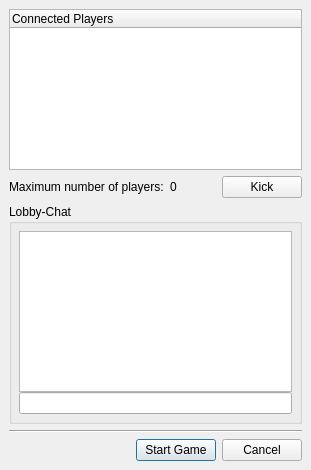
<ui version="4.0" >
 <class>startNetworkGameDialog</class>
 <widget class="QDialog" name="startNetworkGameDialog" >
  <property name="geometry" >
   <rect>
    <x>0</x>
    <y>0</y>
    <width>311</width>
    <height>470</height>
   </rect>
  </property>
  <property name="windowTitle" >
   <string>Start Network Game</string>
  </property>
  <layout class="QGridLayout" >
   <property name="margin" >
    <number>9</number>
   </property>
   <property name="spacing" >
    <number>6</number>
   </property>
   <item row="2" column="0" >
    <widget class="QGroupBox" name="groupBox" >
     <property name="title" >
      <string>Lobby-Chat</string>
     </property>
     <layout class="QGridLayout" >
      <property name="margin" >
       <number>7</number>
      </property>
      <property name="spacing" >
       <number>0</number>
      </property>
      <item row="0" column="0" >
       <widget class="QTextBrowser" name="textBrowser_ChatDisplay" />
      </item>
      <item row="1" column="0" >
       <widget class="QLineEdit" name="lineEdit_ChatInput" />
      </item>
     </layout>
    </widget>
   </item>
   <item row="3" column="0" >
    <widget class="Line" name="line" >
     <property name="orientation" >
      <enum>Qt::Horizontal</enum>
     </property>
    </widget>
   </item>
   <item row="4" column="0" >
    <layout class="QHBoxLayout" >
     <property name="margin" >
      <number>0</number>
     </property>
     <property name="spacing" >
      <number>6</number>
     </property>
     <item>
      <spacer>
       <property name="orientation" >
        <enum>Qt::Horizontal</enum>
       </property>
       <property name="sizeHint" >
        <size>
         <width>181</width>
         <height>20</height>
        </size>
       </property>
      </spacer>
     </item>
     <item>
      <widget class="QPushButton" name="pushButton_startGame" >
       <property name="text" >
        <string>Start Game</string>
       </property>
      </widget>
     </item>
     <item>
      <widget class="QPushButton" name="pushButton_cancel" >
       <property name="text" >
        <string>Cancel</string>
       </property>
      </widget>
     </item>
    </layout>
   </item>
   <item row="0" column="0" >
    <widget class="QTreeWidget" name="treeWidget" >
     <column>
      <property name="text" >
       <string>Connected Players</string>
      </property>
     </column>
    </widget>
   </item>
   <item row="1" column="0" >
    <layout class="QHBoxLayout" >
     <property name="margin" >
      <number>0</number>
     </property>
     <property name="spacing" >
      <number>6</number>
     </property>
     <item>
      <widget class="QLabel" name="label" >
       <property name="text" >
        <string>Maximum number of players:</string>
       </property>
      </widget>
     </item>
     <item>
      <widget class="QLabel" name="label_maxPlayerNumber" >
       <property name="text" >
        <string>0</string>
       </property>
      </widget>
     </item>
     <item>
      <spacer>
       <property name="orientation" >
        <enum>Qt::Horizontal</enum>
       </property>
       <property name="sizeHint" >
        <size>
         <width>40</width>
         <height>20</height>
        </size>
       </property>
      </spacer>
     </item>
     <item>
      <widget class="QPushButton" name="pushButton_Kick" >
       <property name="text" >
        <string>Kick</string>
       </property>
      </widget>
     </item>
    </layout>
   </item>
  </layout>
 </widget>
 <tabstops>
  <tabstop>treeWidget</tabstop>
  <tabstop>pushButton_Kick</tabstop>
  <tabstop>pushButton_startGame</tabstop>
  <tabstop>pushButton_cancel</tabstop>
 </tabstops>
 <resources/>
 <connections>
  <connection>
   <sender>pushButton_startGame</sender>
   <signal>clicked()</signal>
   <receiver>startNetworkGameDialog</receiver>
   <slot>accept()</slot>
   <hints>
    <hint type="sourcelabel" >
     <x>140</x>
     <y>213</y>
    </hint>
    <hint type="destinationlabel" >
     <x>75</x>
     <y>211</y>
    </hint>
   </hints>
  </connection>
  <connection>
   <sender>pushButton_cancel</sender>
   <signal>clicked()</signal>
   <receiver>startNetworkGameDialog</receiver>
   <slot>reject()</slot>
   <hints>
    <hint type="sourcelabel" >
     <x>235</x>
     <y>220</y>
    </hint>
    <hint type="destinationlabel" >
     <x>276</x>
     <y>163</y>
    </hint>
   </hints>
  </connection>
 </connections>
</ui>
